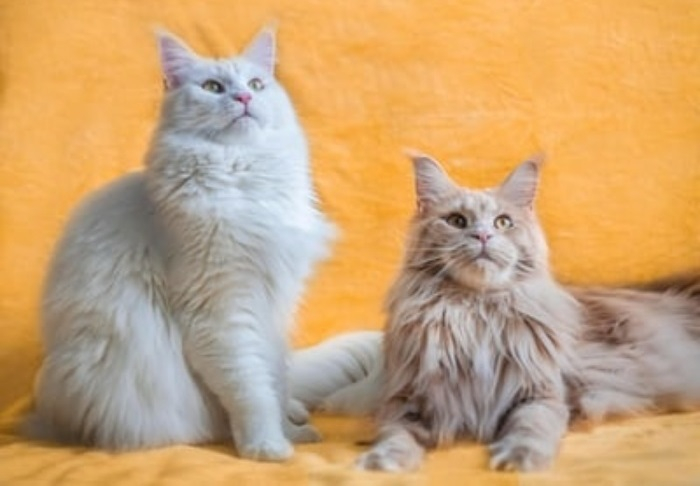
#> input picture object_detection/two-cats.jpg, 700 x 486 px
$ jupyter execute object_detection.ipynb
#> lines starting #> are read from the running program, lines starting #| are printed output that depends on the picture; after the words box and inside, x2 and y2 are one past the last pixel; in counts of white or black regions, pixels touching at a corner belong together
### Object detection with Haar Cascade Classifier

Haar Cascade classifier is an effective object detection approach which was proposed by Paul Viola and Michael Jones in their paper. Rapid Object Detection using a Boosted Cascade of Simple Features in 2001. It`s machine learning based approach where a cascade function is trained from a lot of images both positive and negative. They are huge individual .xml files with a lot of feature sets and each xml corresponds to a very specific type of use case, you can visit their [github](https://github.com/opencv/opencv/tree/master/data/haarcascades) page for more detail.

[cell 1]
import cv2
import numpy as np

#### Cat Detection with OpenCV and Cascade Classifier

scaleFactor - Image pyramid used when detecting the object. Larger scale factor will increase the speed of the detector, but could harm our true-positive detection accuracy. Conversely, a smaller scale will slow down the detection process, but increase true-positive detections and also increase the false-positive detection rate as well.

minNeighbors - Control the minimum number of detected bounding boxes in a given area for the region to be considered. Good for pruning false-positive detections.

minSize - Ensure detected bounding box is at least width x height pixels.

[cell 2]
image = cv2.imread("two-cats.jpg")
#> image is the input picture: shape (486, 700, 3); mean B, G, R 117.7, 164.1, 201.7
gray = cv2.cvtColor(image, cv2.COLOR_BGR2GRAY)
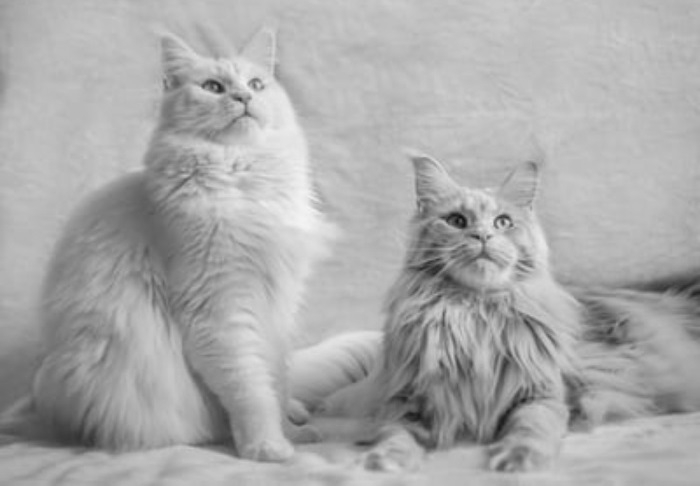
#> gray: shape (486, 700); min 17, max 245, mean 170.1

detector = cv2.CascadeClassifier("haarcascade_frontalcatface.xml")

rects = detector.detectMultiScale(gray, scaleFactor = 1.1, minNeighbors = 3, minSize = (75, 75))
#> rects = [[428, 177, 103, 103], [185, 45, 100, 100]]

print('Number of detected cat faces:', len(rects))
#| Number of detected cat faces: 2

for (i, (x, y, w, h)) in enumerate(rects):
    cv2.rectangle(image, (x, y), (x + w, y + h), (0, 255, 255), 2)
    cv2.putText(image, 'cat found', (x, y - 3), cv2.FONT_HERSHEY_SIMPLEX, 0.5, (0, 255, 0), 1)
#> this loop made 2 passes
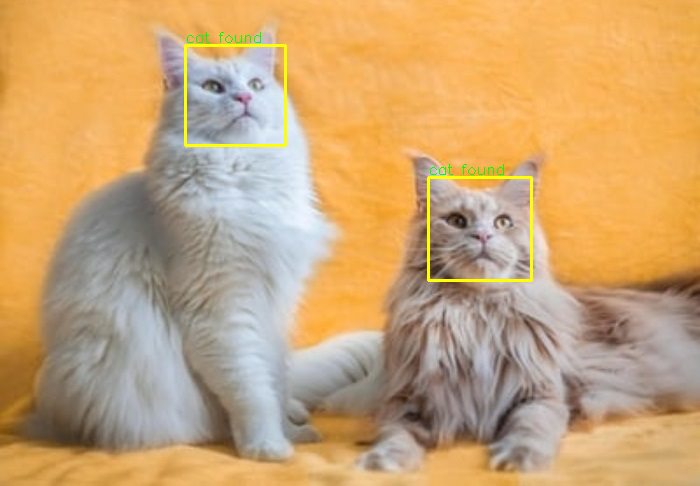
#> image: shape (486, 700, 3); 0.8% of pixels changed, all inside (x1, y1, x2, y2) = (184, 32, 533, 282)

cv2.imshow("Cat Faces", image)
cv2.waitKey(0)
cv2.destroyAllWindows()
